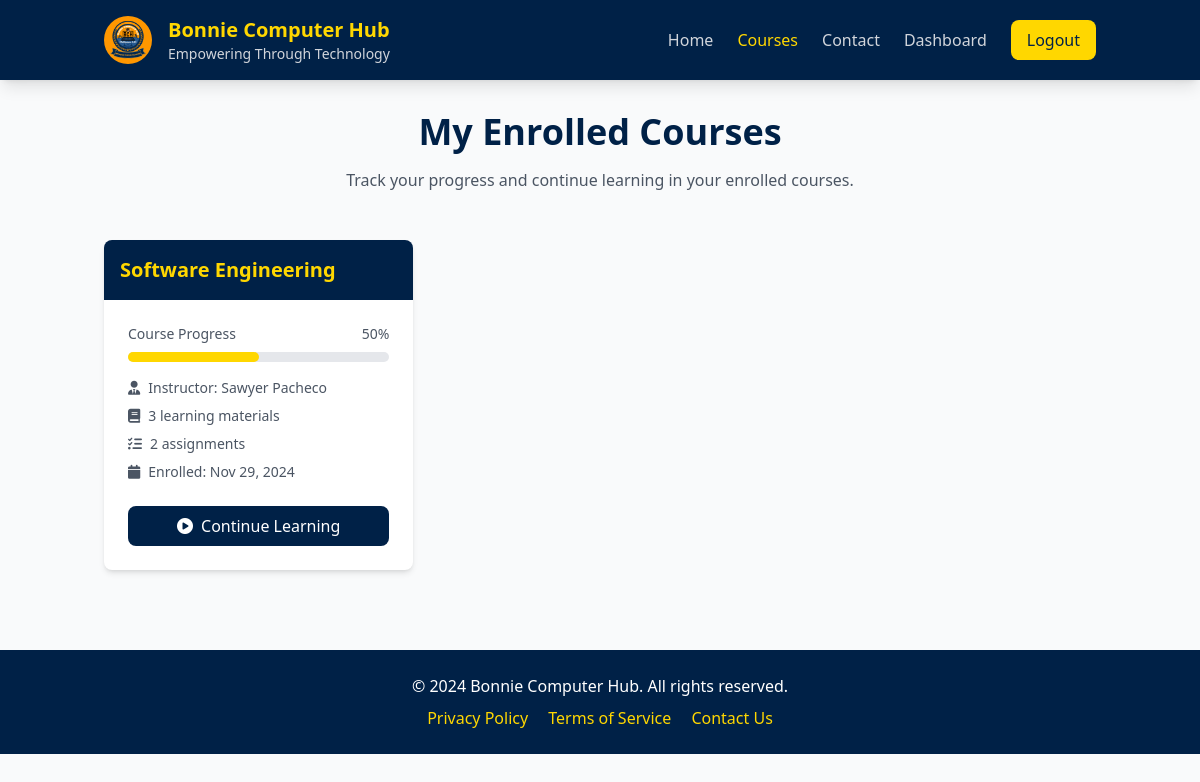
/LMS/student/courses.php (signed in), run on the app's committed database.
### tables this page shows
CREATE TABLE `courses` (
  `id` int(11) NOT NULL,
  `course_name` varchar(255) NOT NULL,
  `description` text NOT NULL,
  `created_by` int(11) NOT NULL,
  `status` enum('active','inactive') DEFAULT 'active',
  `created_at` timestamp NOT NULL DEFAULT current_timestamp()
);

CREATE TABLE `users` (
  `id` int(11) NOT NULL,
  `name` varchar(255) NOT NULL,
  `email` varchar(255) NOT NULL,
  `password` varchar(255) NOT NULL,
  `role` enum('student','instructor','admin') NOT NULL,
  `profile_image` varchar(255) DEFAULT NULL,
  `bio` text DEFAULT NULL,
  `created_at` timestamp NOT NULL DEFAULT current_timestamp()
);

### LMS/student/courses.php (the view, shortened to what this page needs)
<?php
require_once '../includes/db_connect.php';
$stmt = $pdo->prepare("
    SELECT c.*, u.name as instructor_name,
           (SELECT COUNT(*) FROM enrollments WHERE course_id = c.id) as enrolled_students,
           e.enrollment_date,
           (SELECT COUNT(*) FROM module_content WHERE module_id IN
                (SELECT id FROM course_modules WHERE course_id = c.id)) as total_content,
           (SELECT COUNT(*) FROM assignments WHERE module_id IN
                (SELECT id FROM course_modules WHERE course_id = c.id)) as total_assignments
    FROM courses c
    JOIN enrollments e ON c.id = e.course_id
    JOIN users u ON c.created_by = u.id
    WHERE e.user_id = ?
    ORDER BY e.enrollment_date DESC
");
$stmt->execute([$_SESSION['user_id']]);
$enrolled_courses = $stmt->fetchAll(PDO::FETCH_ASSOC);
?>
<!DOCTYPE html>
<html lang="en" class="scroll-smooth">
<head>
    <script src="https://cdn.tailwindcss.com"></script>
    <link rel="stylesheet" href="https://cdnjs.cloudflare.com/ajax/libs/font-awesome/6.0.0/css/all.min.css">
</head>
<body class="bg-gray-50 min-h-screen">
    <header class="bg-primary shadow-lg sticky top-0 z-50">
        <div class="container mx-auto px-4">
            <div class="flex items-center justify-between py-4">
                <div class="flex items-center space-x-4">
                    <img src="../images/BCH.jpg" alt="BCH Logo" class="h-12 w-12 rounded-full">
                    <div>
                        <a href="../index.php" class="text-xl font-bold text-secondary">Bonnie Computer Hub</a>
                        <p class="text-gray-300 text-sm">Empowering Through Technology</p>
                    </div>
                </div>
                <nav class="hidden md:flex items-center space-x-6">
                    <a href="../index.php" class="text-gray-300 hover:text-secondary transition">Home</a>
                    <a href="courses.php" class="text-secondary">Courses</a>
                    <a href="contact.php" class="text-gray-300 hover:text-secondary transition">Contact</a>
                    <?php if (isset($_SESSION['user_id'])): ?>
                        <a href="dashboard.php" class="text-gray-300 hover:text-secondary transition">Dashboard</a>
                        <a href="../logout.php" class="bg-secondary text-primary px-4 py-2 rounded-lg hover:bg-opacity-90">Logout</a>
                    <?php else: ?>
                        <a href="../login.php" class="text-gray-300 hover:text-secondary transition">Login</a>
                        <a href="../register.php" class="bg-secondary text-primary px-4 py-2 rounded-lg hover:bg-opacity-90">Register</a>
                    <?php endif; ?>
                </nav>
            </div>
        </div>
    </header>
    <main class="container mx-auto px-4 py-8">
        <div class="text-center mb-12">
            <h1 class="text-4xl font-bold text-primary mb-4">My Enrolled Courses</h1>
            <p class="text-gray-600 max-w-2xl mx-auto">
                Track your progress and continue learning in your enrolled courses.
            </p>
        </div>
        <?php if (empty($enrolled_courses)): ?>
            <div class="text-center py-12">
                <i class="fas fa-books text-gray-300 text-5xl mb-4"></i>
                <p class="text-gray-500 mb-4">You haven't enrolled in any courses yet.</p>
                <a href="../pages/courses.php"
                   class="inline-block bg-primary text-white px-6 py-3 rounded-lg hover:bg-opacity-90 transition">
                    Browse Available Courses
                </a>
            </div>
        <?php else: ?>
            <div class="grid md:grid-cols-2 lg:grid-cols-3 gap-8">
                <?php foreach ($enrolled_courses as $course): ?>
                    <div class="bg-white rounded-lg shadow-md overflow-hidden hover:shadow-xl transition-shadow duration-300">
                        <div class="bg-primary p-4">
                            <h2 class="text-xl font-bold text-secondary">
                                <?= htmlspecialchars($course['course_name']) ?>
                            </h2>
                        </div>
                        <div class="p-6">
                            <div class="mb-4">
                                <div class="flex justify-between text-sm text-gray-600 mb-2">
                                    <span>Course Progress</span>
                                    <span>50%</span>
                                </div>
                                <div class="w-full bg-gray-200 rounded-full h-2.5">
                                    <div class="bg-secondary h-2.5 rounded-full" style="width: 50%"></div>
                                </div>
                            </div>
                            <div class="space-y-2 mb-6">
                                <div class="flex items-center text-sm text-gray-600">
                                    <i class="fas fa-user-tie mr-2"></i>
                                    <span>Instructor: <?= htmlspecialchars($course['instructor_name']) ?></span>
                                </div>
                                <div class="flex items-center text-sm text-gray-600">
                                    <i class="fas fa-book mr-2"></i>
                                    <span><?= $course['total_content'] ?> learning materials</span>
                                </div>
                                <div class="flex items-center text-sm text-gray-600">
                                    <i class="fas fa-tasks mr-2"></i>
                                    <span><?= $course['total_assignments'] ?> assignments</span>
                                </div>
                                <div class="flex items-center text-sm text-gray-600">
                                    <i class="fas fa-calendar mr-2"></i>
                                    <span>Enrolled: <?= date('M j, Y', strtotime($course['enrollment_date'])) ?></span>
                                </div>
                            </div>
                            <a href="view_course.php?id=<?= $course['id'] ?>"
                               class="block text-center bg-primary text-white px-4 py-2 rounded-lg hover:bg-opacity-90 transition">
                                <i class="fas fa-play-circle mr-2"></i>Continue Learning
                            </a>
                        </div>
                    </div>
                <?php endforeach; ?>
            </div>
        <?php endif; ?>
    </main>
    <footer class="bg-primary text-white mt-12">
        <div class="container mx-auto px-4 py-6">
            <div class="text-center">
                <p>&copy; <?= date('Y') ?> Bonnie Computer Hub. All rights reserved.</p>
                <div class="mt-2">
                    <a href="#" class="text-secondary hover:text-opacity-80 mx-2">Privacy Policy</a>
                    <a href="#" class="text-secondary hover:text-opacity-80 mx-2">Terms of Service</a>
                    <a href="#" class="text-secondary hover:text-opacity-80 mx-2">Contact Us</a>
                </div>
            </div>
        </div>
    </footer>
</body>
</html>

### data on the page
courses: course_name "Software Engineering", created_by.name "Sawyer Pacheco", total_content "3", total_assignments "2", enrollment_date "Nov 29, 2024"
